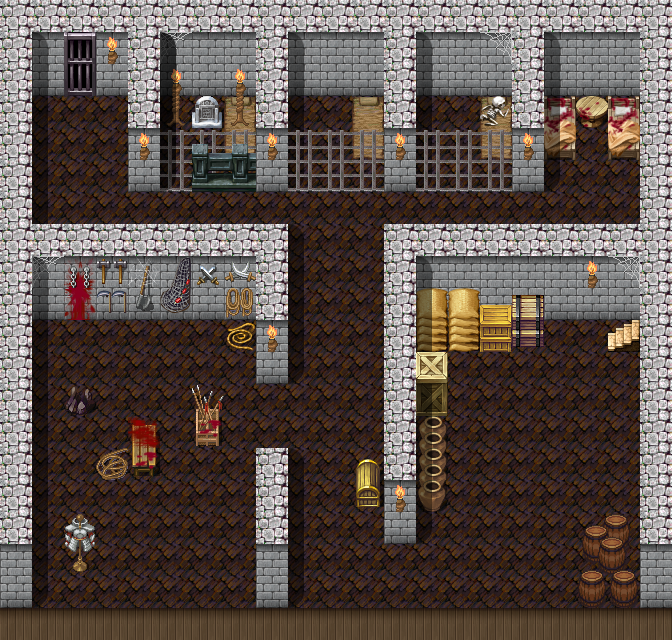

A level layout from a 2D game, rendered from its tile map. Below: a short description, then the map file with tile-grid data replaced by summaries:
An orthogonal 21x20 tile map with 32x32 px tiles, 5 tile layers (Ground, Objects, Above, Objects_1, ...), 1 hidden layer not drawn, 60 tilesets and 15 objects (7x spawn, 2x mapchange, 2x container, 2x key, script, ...).

<map version="1.0" tiledversion="1.0.2" orientation="orthogonal" renderorder="right-down" width="21" height="20" tilewidth="32" tileheight="32" nextobjectid="17">
 <properties>
  <property name="colorfilter" value="black40" />
  <property name="outdoors" value="0" />
 </properties>
 <tileset firstgid="1" name="map_bed_1" tilewidth="32" tileheight="32" tilecount="128" columns="16">
  <image source="../drawable/map_bed_1.png" width="512" height="256" />
 </tileset>
 <tileset firstgid="129" name="map_border_1" tilewidth="32" tileheight="32" tilecount="128" columns="16">
  <image source="../drawable/map_border_1.png" width="512" height="256" />
 </tileset>
 <tileset firstgid="257" name="map_bridge_1" tilewidth="32" tileheight="32" tilecount="128" columns="16">
  <image source="../drawable/map_bridge_1.png" width="512" height="256" />
 </tileset>
 <tileset firstgid="385" name="map_bridge_2" tilewidth="32" tileheight="32" tilecount="128" columns="16">
  <image source="../drawable/map_bridge_2.png" width="512" height="256" />
 </tileset>
 <tileset firstgid="513" name="map_broken_1" tilewidth="32" tileheight="32" tilecount="128" columns="16">
  <image source="../drawable/map_broken_1.png" width="512" height="256" />
 </tileset>
 <tileset firstgid="641" name="map_cavewall_1" tilewidth="32" tileheight="32" tilecount="108" columns="18">
  <image source="../drawable/map_cavewall_1.png" width="576" height="192" />
 </tileset>
 <tileset firstgid="749" name="map_cavewall_2" tilewidth="32" tileheight="32" tilecount="108" columns="18">
  <image source="../drawable/map_cavewall_2.png" width="576" height="192" />
 </tileset>
 <tileset firstgid="857" name="map_cavewall_3" tilewidth="32" tileheight="32" tilecount="108" columns="18">
  <image source="../drawable/map_cavewall_3.png" width="576" height="192" />
 </tileset>
 <tileset firstgid="965" name="map_cavewall_4" tilewidth="32" tileheight="32" tilecount="108" columns="18">
  <image source="../drawable/map_cavewall_4.png" width="576" height="192" />
 </tileset>
 <tileset firstgid="1073" name="map_chair_table_1" tilewidth="32" tileheight="32" tilecount="128" columns="16">
  <image source="../drawable/map_chair_table_1.png" width="512" height="256" />
 </tileset>
 <tileset firstgid="1201" name="map_chair_table_2" tilewidth="32" tileheight="32" tilecount="128" columns="16">
  <image source="../drawable/map_chair_table_2.png" width="512" height="256" />
 </tileset>
 <tileset firstgid="1329" name="map_crate_1" tilewidth="32" tileheight="32" tilecount="128" columns="16">
  <image source="../drawable/map_crate_1.png" width="512" height="256" />
 </tileset>
 <tileset firstgid="1457" name="map_cupboard_1" tilewidth="32" tileheight="32" tilecount="128" columns="16">
  <image source="../drawable/map_cupboard_1.png" width="512" height="256" />
 </tileset>
 <tileset firstgid="1585" name="map_curtain_1" tilewidth="32" tileheight="32" tilecount="128" columns="16">
  <image source="../drawable/map_curtain_1.png" width="512" height="256" />
 </tileset>
 <tileset firstgid="1713" name="map_entrance_1" tilewidth="32" tileheight="32" tilecount="128" columns="16">
  <image source="../drawable/map_entrance_1.png" width="512" height="256" />
 </tileset>
 <tileset firstgid="1841" name="map_entrance_2" tilewidth="32" tileheight="32" tilecount="128" columns="16">
  <image source="../drawable/map_entrance_2.png" width="512" height="256" />
 </tileset>
 <tileset firstgid="1969" name="map_fence_1" tilewidth="32" tileheight="32" tilecount="128" columns="16">
  <image source="../drawable/map_fence_1.png" width="512" height="256" />
 </tileset>
 <tileset firstgid="2097" name="map_fence_2" tilewidth="32" tileheight="32" tilecount="128" columns="16">
  <image source="../drawable/map_fence_2.png" width="512" height="256" />
 </tileset>
 <tileset firstgid="2225" name="map_fence_3" tilewidth="32" tileheight="32" tilecount="128" columns="16">
  <image source="../drawable/map_fence_3.png" width="512" height="256" />
 </tileset>
 <tileset firstgid="2353" name="map_fence_4" tilewidth="32" tileheight="32" tilecount="128" columns="16">
  <image source="../drawable/map_fence_4.png" width="512" height="256" />
 </tileset>
 <tileset firstgid="2481" name="map_ground_1" tilewidth="32" tileheight="32" tilecount="128" columns="16">
  <image source="../drawable/map_ground_1.png" width="512" height="256" />
 </tileset>
 <tileset firstgid="2609" name="map_ground_2" tilewidth="32" tileheight="32" tilecount="128" columns="16">
  <image source="../drawable/map_ground_2.png" width="512" height="256" />
 </tileset>
 <tileset firstgid="2737" name="map_ground_3" tilewidth="32" tileheight="32" tilecount="128" columns="16">
  <image source="../drawable/map_ground_3.png" width="512" height="256" />
 </tileset>
 <tileset firstgid="2865" name="map_ground_4" tilewidth="32" tileheight="32" tilecount="128" columns="16">
  <image source="../drawable/map_ground_4.png" width="512" height="256" />
 </tileset>
 <tileset firstgid="2993" name="map_ground_5" tilewidth="32" tileheight="32" tilecount="128" columns="16">
  <image source="../drawable/map_ground_5.png" width="512" height="256" />
 </tileset>
 <tileset firstgid="3121" name="map_ground_6" tilewidth="32" tileheight="32" tilecount="128" columns="16">
  <image source="../drawable/map_ground_6.png" width="512" height="256" />
 </tileset>
 <tileset firstgid="3249" name="map_ground_7" tilewidth="32" tileheight="32" tilecount="128" columns="16">
  <image source="../drawable/map_ground_7.png" width="512" height="256" />
 </tileset>
 <tileset firstgid="3377" name="map_ground_8" tilewidth="32" tileheight="32" tilecount="128" columns="16">
  <image source="../drawable/map_ground_8.png" width="512" height="256" />
 </tileset>
 <tileset firstgid="3505" name="map_house_1" tilewidth="32" tileheight="32" tilecount="128" columns="16">
  <image source="../drawable/map_house_1.png" width="512" height="256" />
 </tileset>
 <tileset firstgid="3633" name="map_house_2" tilewidth="32" tileheight="32" tilecount="128" columns="16">
  <image source="../drawable/map_house_2.png" width="512" height="256" />
 </tileset>
 <tileset firstgid="3761" name="map_indoor_1" tilewidth="32" tileheight="32" tilecount="128" columns="16">
  <image source="../drawable/map_indoor_1.png" width="512" height="256" />
 </tileset>
 <tileset firstgid="3889" name="map_indoor_2" tilewidth="32" tileheight="32" tilecount="128" columns="16">
  <image source="../drawable/map_indoor_2.png" width="512" height="256" />
 </tileset>
 <tileset firstgid="4017" name="map_kitchen_1" tilewidth="32" tileheight="32" tilecount="128" columns="16">
  <image source="../drawable/map_kitchen_1.png" width="512" height="256" />
 </tileset>
 <tileset firstgid="4145" name="map_outdoor_1" tilewidth="32" tileheight="32" tilecount="128" columns="16">
  <image source="../drawable/map_outdoor_1.png" width="512" height="256" />
 </tileset>
 <tileset firstgid="4273" name="map_pillar_1" tilewidth="32" tileheight="32" tilecount="128" columns="16">
  <image source="../drawable/map_pillar_1.png" width="512" height="256" />
 </tileset>
 <tileset firstgid="4401" name="map_pillar_2" tilewidth="32" tileheight="32" tilecount="128" columns="16">
  <image source="../drawable/map_pillar_2.png" width="512" height="256" />
 </tileset>
 <tileset firstgid="4529" name="map_plant_1" tilewidth="32" tileheight="32" tilecount="128" columns="16">
  <image source="../drawable/map_plant_1.png" width="512" height="256" />
 </tileset>
 <tileset firstgid="4657" name="map_plant_2" tilewidth="32" tileheight="32" tilecount="128" columns="16">
  <image source="../drawable/map_plant_2.png" width="512" height="256" />
 </tileset>
 <tileset firstgid="4785" name="map_rock_1" tilewidth="32" tileheight="32" tilecount="128" columns="16">
  <image source="../drawable/map_rock_1.png" width="512" height="256" />
 </tileset>
 <tileset firstgid="4913" name="map_rock_2" tilewidth="32" tileheight="32" tilecount="128" columns="16">
  <image source="../drawable/map_rock_2.png" width="512" height="256" />
 </tileset>
 <tileset firstgid="5041" name="map_roof_1" tilewidth="32" tileheight="32" tilecount="128" columns="16">
  <image source="../drawable/map_roof_1.png" width="512" height="256" />
 </tileset>
 <tileset firstgid="5169" name="map_roof_2" tilewidth="32" tileheight="32" tilecount="128" columns="16">
  <image source="../drawable/map_roof_2.png" width="512" height="256" />
 </tileset>
 <tileset firstgid="5297" name="map_roof_3" tilewidth="32" tileheight="32" tilecount="128" columns="16">
  <image source="../drawable/map_roof_3.png" width="512" height="256" />
 </tileset>
 <tileset firstgid="5425" name="map_shop_1" tilewidth="32" tileheight="32" tilecount="128" columns="16">
  <image source="../drawable/map_shop_1.png" width="512" height="256" />
 </tileset>
 <tileset firstgid="5553" name="map_sign_ladder_1" tilewidth="32" tileheight="32" tilecount="128" columns="16">
  <image source="../drawable/map_sign_ladder_1.png" width="512" height="256" />
 </tileset>
 <tileset firstgid="5681" name="map_table_1" tilewidth="32" tileheight="32" tilecount="128" columns="16">
  <image source="../drawable/map_table_1.png" width="512" height="256" />
 </tileset>
 <tileset firstgid="5809" name="map_trail_1" tilewidth="32" tileheight="32" tilecount="128" columns="16">
  <image source="../drawable/map_trail_1.png" width="512" height="256" />
 </tileset>
 <tileset firstgid="5937" name="map_transition_1" tilewidth="32" tileheight="32" tilecount="128" columns="16">
  <image source="../drawable/map_transition_1.png" width="512" height="256" />
 </tileset>
 <tileset firstgid="6065" name="map_transition_2" tilewidth="32" tileheight="32" tilecount="128" columns="16">
  <image source="../drawable/map_transition_2.png" width="512" height="256" />
 </tileset>
 <tileset firstgid="6193" name="map_transition_3" tilewidth="32" tileheight="32" tilecount="128" columns="16">
  <image source="../drawable/map_transition_3.png" width="512" height="256" />
 </tileset>
 <tileset firstgid="6321" name="map_transition_4" tilewidth="32" tileheight="32" tilecount="128" columns="16">
  <image source="../drawable/map_transition_4.png" width="512" height="256" />
 </tileset>
 <tileset firstgid="6449" name="map_tree_1" tilewidth="32" tileheight="32" tilecount="128" columns="16">
  <image source="../drawable/map_tree_1.png" width="512" height="256" />
 </tileset>
 <tileset firstgid="6577" name="map_tree_2" tilewidth="32" tileheight="32" tilecount="128" columns="16">
  <image source="../drawable/map_tree_2.png" width="512" height="256" />
 </tileset>
 <tileset firstgid="6705" name="map_wall_1" tilewidth="32" tileheight="32" tilecount="128" columns="16">
  <image source="../drawable/map_wall_1.png" width="512" height="256" />
 </tileset>
 <tileset firstgid="6833" name="map_wall_2" tilewidth="32" tileheight="32" tilecount="120" columns="15">
  <image source="../drawable/map_wall_2.png" width="480" height="256" />
 </tileset>
 <tileset firstgid="6953" name="map_wall_3" tilewidth="32" tileheight="32" tilecount="120" columns="15">
  <image source="../drawable/map_wall_3.png" width="480" height="256" />
 </tileset>
 <tileset firstgid="7073" name="map_wall_4" tilewidth="32" tileheight="32" tilecount="120" columns="15">
  <image source="../drawable/map_wall_4.png" width="480" height="256" />
 </tileset>
 <tileset firstgid="7193" name="map_window_1" tilewidth="32" tileheight="32" tilecount="128" columns="16">
  <image source="../drawable/map_window_1.png" width="512" height="256" />
 </tileset>
 <tileset firstgid="7321" name="map_window_2" tilewidth="32" tileheight="32" tilecount="128" columns="16">
  <image source="../drawable/map_window_2.png" width="512" height="256" />
 </tileset>
 <tileset firstgid="7449" name="map_guynmart" tilewidth="32" tileheight="32" tilecount="128" columns="16">
  <image source="../drawable/map_guynmart.png" width="512" height="256" />
 </tileset>
 <layer name="Ground" width="21" height="20">
  <data>[420 cells, 420 non-empty, 6 distinct tile ids]</data>
 </layer>
 <layer name="Objects" width="21" height="20">
  <data>[420 cells, 66 non-empty, 45 distinct tile ids]</data>
 </layer>
 <layer name="Above" width="21" height="20">
  <data>[420 cells, 82 non-empty, 18 distinct tile ids]</data>
 </layer>
 <layer name="Walkable" width="21" height="20" visible="0">
  <data>[420 cells, 222 non-empty, 1 distinct tile ids]</data>
 </layer>
 <layer name="Objects_1" width="21" height="20">
  <data>[420 cells, 7 non-empty, 5 distinct tile ids]</data>
 </layer>
 <layer name="Above_1" width="21" height="20">
  <data>[420 cells, 7 non-empty, 5 distinct tile ids]</data>
 </layer>
 <objectgroup name="Mapevents">
  <object id="1" name="up" type="mapchange" x="608" y="320" width="32" height="32">
   <properties>
    <property name="map" value="guynmart_main_1" />
    <property name="place" value="down" />
   </properties>
  </object>
  <object id="1" name="north" type="mapchange" x="64" y="64" width="32" height="32">
   <properties>
    <property name="map" value="guynmart_passage" />
    <property name="place" value="main" />
   </properties>
  </object>
  <object id="12" name="guynmart_s_grave" type="script" x="192" y="128" width="32" height="32" />
  <object id="13" name="guynmart_drp_main0_cellar" type="container" x="608" y="480" width="32" height="32" />
  <object id="16" name="guynmart_drp2_main0_cellar" type="container" x="416" y="352" width="32" height="32" />
 </objectgroup>
 <objectgroup name="Spawn" visible="0">
  <object id="4" name="guynmart_tort2" type="spawn" x="32" y="320" width="352" height="288">
   <properties>
    <property name="quantity" value="2" />
    <property name="spawngroup" value="guynmart_tort2" />
   </properties>
  </object>
  <object id="5" name="lost_soul" type="spawn" x="288" y="160" width="352" height="160">
   <properties>
    <property name="quantity" value="3" />
    <property name="spawngroup" value="minorhaunt2" />
   </properties>
  </object>
  <object id="10" name="lost_soul2" type="spawn" x="32" y="160" width="96" height="64">
   <properties>
    <property name="quantity" value="1" />
    <property name="spawngroup" value="minorhaunt2" />
   </properties>
  </object>
  <object id="6" name="guynmart" type="spawn" x="160" y="160" width="32" height="32">
   <properties>
    <property name="quantity" value="1" />
    <property name="spawngroup" value="guynmart" />
   </properties>
  </object>
  <object id="9" name="guynmart_steward4" type="spawn" x="256" y="192" width="32" height="32">
   <properties>
    <property name="active" value="false" />
    <property name="quantity" value="1" />
    <property name="spawngroup" value="guynmart_steward4" />
   </properties>
  </object>
  <object id="14" name="guynmart_lovis2" type="spawn" x="288" y="96" width="64" height="64">
   <properties>
    <property name="active" value="false" />
    <property name="quantity" value="1" />
    <property name="spawngroup" value="guynmart_lovis2" />
   </properties>
  </object>
  <object id="15" name="guynmart_cguard2" type="spawn" x="288" y="96" width="64" height="64">
   <properties>
    <property name="active" value="false" />
    <property name="quantity" value="1" />
    <property name="spawngroup" value="guynmart_cguard2" />
   </properties>
  </object>
 </objectgroup>
 <objectgroup name="Keys" visible="0">
  <object id="7" name="guynmart:666" type="key" x="544" y="96" width="32" height="64">
   <properties>
    <property name="phrase" value="guynmart_key_tortbed" />
    <property name="requireId" value="guynmart" />
    <property name="requireType" value="questProgress" />
    <property name="requireValue" value="666" />
   </properties>
  </object>
  <object id="8" name="guynmart:666" type="key" x="608" y="96" width="32" height="64">
   <properties>
    <property name="phrase" value="guynmart_key_tortbed" />
    <property name="requireId" value="guynmart" />
    <property name="requireType" value="questProgress" />
    <property name="requireValue" value="666" />
   </properties>
  </object>
 </objectgroup>
 <objectgroup name="Replace">
  <object id="11" name="guynmart:170" type="replace" x="160" y="32" width="96" height="160">
   <properties>
    <property name="Above" value="Above_1" />
    <property name="Objects" value="Objects_1" />
   </properties>
  </object>
 </objectgroup>
</map>
